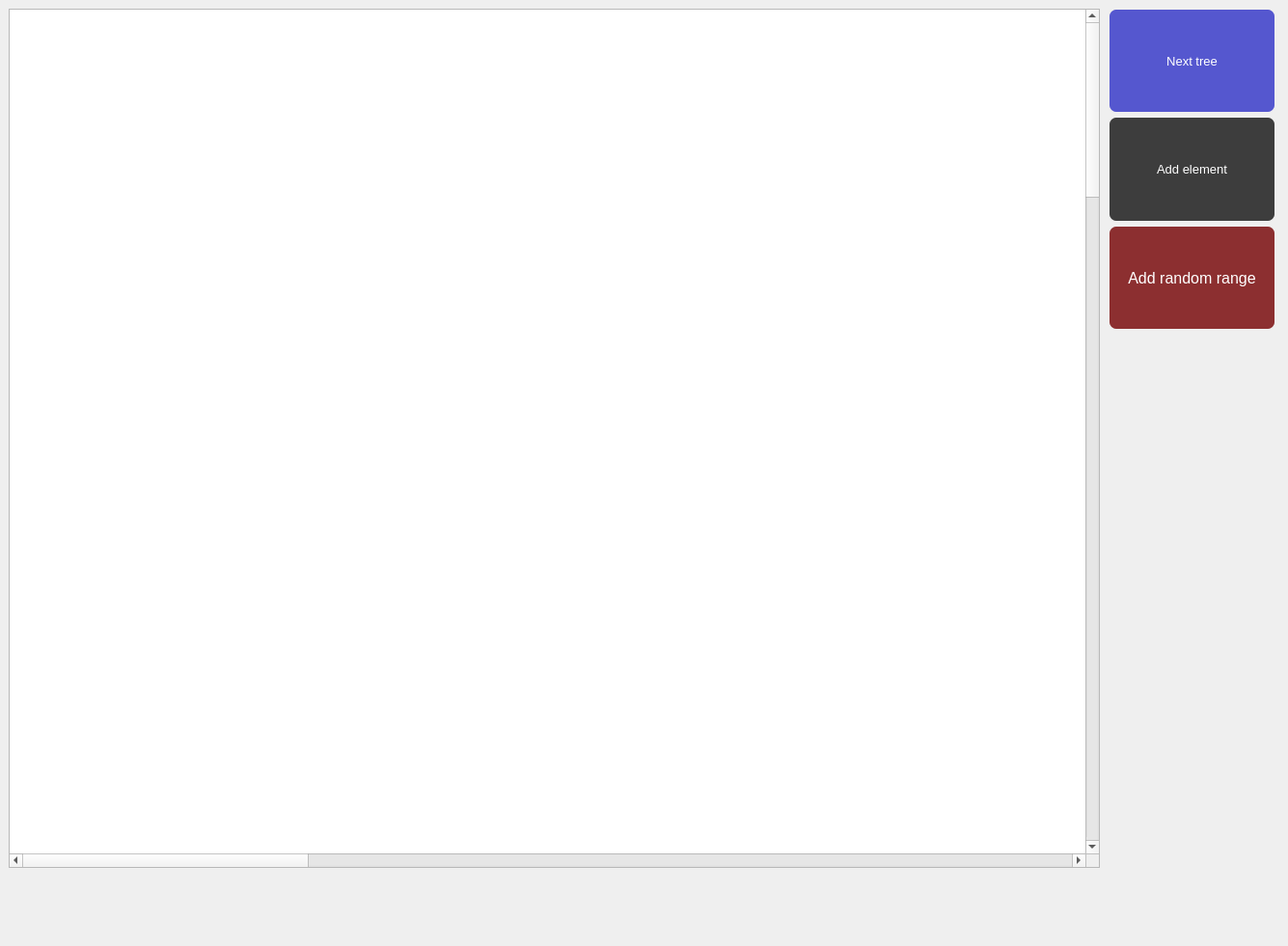
<?xml version="1.0" encoding="UTF-8"?>
<ui version="4.0">
 <class>Widget</class>
 <widget class="QWidget" name="Widget">
  <property name="enabled">
   <bool>true</bool>
  </property>
  <property name="geometry">
   <rect>
    <x>0</x>
    <y>0</y>
    <width>1335</width>
    <height>981</height>
   </rect>
  </property>
  <property name="windowTitle">
   <string>Widget</string>
  </property>
  <widget class="QGraphicsView" name="graphicsView">
   <property name="geometry">
    <rect>
     <x>9</x>
     <y>9</y>
     <width>1131</width>
     <height>891</height>
    </rect>
   </property>
   <property name="mouseTracking">
    <bool>true</bool>
   </property>
   <property name="focusPolicy">
    <enum>Qt::NoFocus</enum>
   </property>
   <property name="midLineWidth">
    <number>0</number>
   </property>
   <property name="verticalScrollBarPolicy">
    <enum>Qt::ScrollBarAlwaysOn</enum>
   </property>
   <property name="horizontalScrollBarPolicy">
    <enum>Qt::ScrollBarAlwaysOn</enum>
   </property>
   <property name="sizeAdjustPolicy">
    <enum>QAbstractScrollArea::AdjustToContents</enum>
   </property>
   <property name="interactive">
    <bool>true</bool>
   </property>
   <property name="sceneRect">
    <rectf>
     <x>0.000000000000000</x>
     <y>0.000000000000000</y>
     <width>20000.000000000000000</width>
     <height>10000.000000000000000</height>
    </rectf>
   </property>
   <property name="alignment">
    <set>Qt::AlignLeading|Qt::AlignLeft|Qt::AlignTop</set>
   </property>
   <property name="renderHints">
    <set>QPainter::Antialiasing|QPainter::HighQualityAntialiasing|QPainter::TextAntialiasing</set>
   </property>
   <property name="dragMode">
    <enum>QGraphicsView::NoDrag</enum>
   </property>
   <property name="transformationAnchor">
    <enum>QGraphicsView::NoAnchor</enum>
   </property>
   <property name="resizeAnchor">
    <enum>QGraphicsView::AnchorUnderMouse</enum>
   </property>
   <property name="viewportUpdateMode">
    <enum>QGraphicsView::FullViewportUpdate</enum>
   </property>
   <property name="rubberBandSelectionMode">
    <enum>Qt::IntersectsItemShape</enum>
   </property>
  </widget>
  <widget class="QWidget" name="horizontalLayoutWidget">
   <property name="geometry">
    <rect>
     <x>1150</x>
     <y>10</y>
     <width>171</width>
     <height>331</height>
    </rect>
   </property>
   <layout class="QVBoxLayout" name="verticalLayout">
    <property name="sizeConstraint">
     <enum>QLayout::SetNoConstraint</enum>
    </property>
    <item>
     <widget class="QPushButton" name="next_tree">
      <property name="sizePolicy">
       <sizepolicy hsizetype="Minimum" vsizetype="Expanding">
        <horstretch>0</horstretch>
        <verstretch>0</verstretch>
       </sizepolicy>
      </property>
      <property name="styleSheet">
       <string notr="true">QPushButton{
	border-style:solid;
	font-size: 10pt;
	background-color: #5557CF;
	color:#fff;
	border-radius:7px;
}

QPushButton:hover{
	color:#fff;
	font-size: 10pt;
	background-color: qlineargradient(spread:pad, x1:0.517, y1:0, x2:0.517, y2:1, stop:0 rgba(50, 51, 122, 255), stop:0.505682 rgba(20, 20, 50, 255), stop:1 rgba(50, 51, 122, 255));
	border-color:#2d89ef;
	border-width:2px;
}

QPushButton:pressed{
	font-size: 8pt;
	background-color: qlineargradient(spread:pad, x1:0.517, y1:0, x2:0.517, y2:1, stop:0 rgba(29, 29, 29, 255), stop:0.505682 rgba(45, 45, 45, 255), stop:1 rgba(29, 29, 29, 255));
}</string>
      </property>
      <property name="text">
       <string>Next tree</string>
      </property>
     </widget>
    </item>
    <item>
     <widget class="QPushButton" name="add_element">
      <property name="sizePolicy">
       <sizepolicy hsizetype="Minimum" vsizetype="Expanding">
        <horstretch>0</horstretch>
        <verstretch>0</verstretch>
       </sizepolicy>
      </property>
      <property name="styleSheet">
       <string notr="true">QPushButton{
font-size: 10pt;
border-style:solid;

background-color:#3d3d3d;
color:#fff;
border-radius:7px;
}
QPushButton:hover{
color:#ccc;
font-size: 10pt;
	background-color: qlineargradient(spread:pad, x1:0.517, y1:0, x2:0.517, y2:1, stop:0 rgba(45, 45, 45, 255), stop:0.505682 rgba(45, 45, 45, 255), stop:1 rgba(29, 29, 29, 255));
	border-color:#2d89ef;
border-width:2px;
}

QPushButton:pressed{
font-size: 8pt;
background-color: qlineargradient(spread:pad, x1:0.517, y1:0, x2:0.517, y2:1, stop:0 rgba(29, 29, 29, 255), stop:0.505682 rgba(45, 45, 45, 255), stop:1 rgba(29, 29, 29, 255));
}</string>
      </property>
      <property name="text">
       <string>Add element</string>
      </property>
     </widget>
    </item>
    <item>
     <widget class="QPushButton" name="add_range">
      <property name="enabled">
       <bool>true</bool>
      </property>
      <property name="sizePolicy">
       <sizepolicy hsizetype="Minimum" vsizetype="Expanding">
        <horstretch>0</horstretch>
        <verstretch>0</verstretch>
       </sizepolicy>
      </property>
      <property name="font">
       <font>
        <pointsize>12</pointsize>
       </font>
      </property>
      <property name="autoFillBackground">
       <bool>false</bool>
      </property>
      <property name="styleSheet">
       <string notr="true">QPushButton{
	border-style:solid;
	font-size:12pt;
	background-color:#8C2F30;
	color: #fff;
	border-radius:7px;
}
QPushButton:hover{
	color:#fff;
	font-size:12pt;
	background-color: qlineargradient(spread:pad, x1:0.517, y1:0, x2:0.517, y2:1, stop:0 rgba(67, 21, 21, 255), stop:0.505682 rgba(87, 24, 24, 255), stop:1 rgba(67, 21, 21, 255));
	border-color:#2d89ef;
	border-width:2px;
}

QPushButton:pressed{
	font-size:10pt;
	background-color: qlineargradient(spread:pad, x1:0.517, y1:0, x2:0.517, y2:1, stop:0 rgba(29, 29, 29, 255), stop:0.505682 rgba(45, 45, 45, 255), stop:1 rgba(29, 29, 29, 255));
}</string>
      </property>
      <property name="text">
       <string>Add random range</string>
      </property>
      <property name="autoDefault">
       <bool>false</bool>
      </property>
      <property name="flat">
       <bool>false</bool>
      </property>
     </widget>
    </item>
   </layout>
  </widget>
 </widget>
 <resources/>
 <connections/>
</ui>
